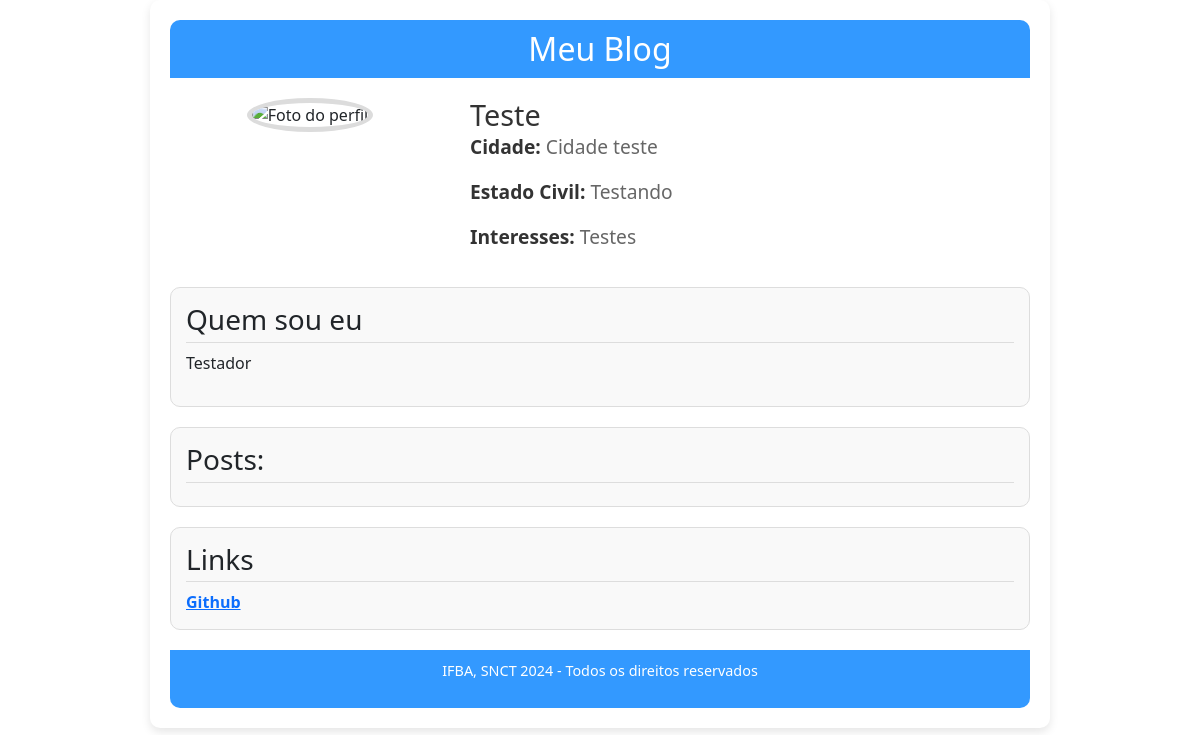
Before: / with the older database file.
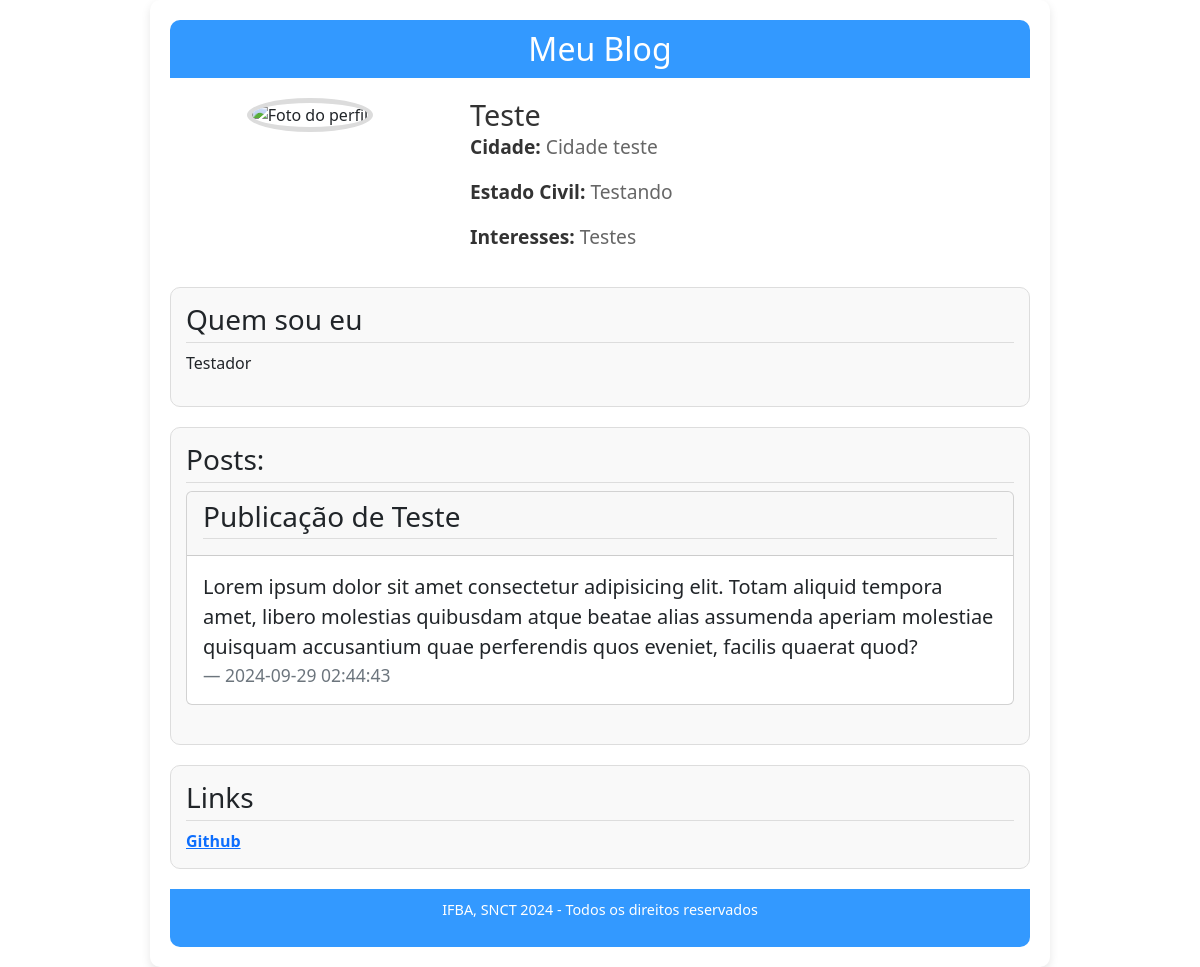
After: the same page with the newer database file.
### tables this page shows
CREATE TABLE "usuario" (
	"id"	INTEGER,
	"nome"	varchar(45),
	"email"	varchar(30),
	"senha"	varchar(30),
	"texto"	text,
	"cidade"	varchar(30),
	"estado_civil"	varchar(10),
	"interesses"	TEXT,
	"foto"	TEXT,
	PRIMARY KEY("id" AUTOINCREMENT)
);

CREATE TABLE post(
	id INTEGER PRIMARY KEY autoincrement,
	titulo varchar(45),
	conteudo text,
	data_publicacao datetime);

### scripts/info.php (called while the page is built)
<?php
include_once "./scripts/conn.php";
$query = "SELECT * FROM usuario WHERE id = 1";
$result = $db->query($query);
foreach ($result as $row){
    $nome = "$row[nome]";
    $cidade = "$row[cidade]";
    $estado = "$row[estado_civil]";
    $interesses = "$row[interesses]";
    $texto = "$row[texto]";
    $foto = "$row[foto]";
}
?>

### index.php (the view, shortened to what this page needs)
<!DOCTYPE html>
<?php include_once "./scripts/info.php";?>
<html lang="pt-br">
<head>
    <link rel="stylesheet" href="style.css">
    <link href="https://cdn.jsdelivr.net/npm/bootstrap@5.3.3/dist/css/bootstrap.min.css" rel="stylesheet">
</head>
<body>
    <div id="container">
        <div id="header">
            <h1>Meu Blog</h1>
        </div>
        <div id="profile">
            <div id="profile-pic">
                <img src=<?php echo $foto?> alt="Foto do perfil">
            </div>
            <div id="profile-info">
                <h2><?php echo $nome?></h2>
                <p><span>Cidade:</span> <?php echo $cidade?></p>
                <p><span>Estado Civil:</span> <?php echo $estado?></p></p>
                <p><span>Interesses:</span> <?php echo $interesses?></p></p>
            </div>
        </div>
        <div id="about-me">
            <h3>Quem sou eu</h3>
            <p><?php echo $texto?></p>
        </div>
        <div id="scraps">
            <h3>Posts:</h3>
            <?php
            include_once "./scripts/see.php";
            ?>
        </div>
        <div id="friends">
            <h3>Links</h3>
            <a href="https://github.com/SilvestreLago/SNCT_2024" target="_blank" rel="noopener noreferrer">Github</a>
        </div>
        <div id="footer">
            <p>IFBA, SNCT 2024 - Todos os direitos reservados</p>
        </div>
    </div>
</body>
</html>

### scripts/see.php
<?php
include_once './scripts/conn.php';
$query = 'SELECT * FROM post ORDER BY data_publicacao DESC';
$result = $db->query($query);
foreach($result as $row){
    echo"
    <div class='card'>
        <div class='card-header'>
            <h3>$row[titulo]</h3>
        </div>
        <div class='card-body'>
            <blockquote class='blockquote mb-0'>
            <p>$row[conteudo]</p>
            <footer class='blockquote-footer'>$row[data_publicacao]<cite title='Source Title'></cite></footer>
            </blockquote>
        </div>
    </div>
    <br>
    ";
}
?>

### style.css (style rules this page uses)
body { font-family: Arial, sans-serif; background-color: #e6ecf0; margin: 0; padding: 0; }
#container { width: 900px; margin: 0 auto; background-color: #ffffff; padding: 20px; border-radius: 10px; box-shadow: 0 4px 10px rgba(0, 0, 0, 0.1); }
#header { background-color: #3399ff; padding: 10px; color: white; text-align: center; border-radius: 10px 10px 0 0; }
#header h1 { margin: 0; font-size: 2em; }
#profile { display: flex; margin: 20px 0; }
#profile-pic { flex: 1; text-align: center; }
#profile-pic img { width: 150px; height: 150px; border-radius: 50%; border: 5px solid #dcdcdc; }
#profile-info { flex: 2; padding-left: 20px; }
#profile-info h2 { margin: 0; font-size: 1.8em; color: #333; }
#profile-info p { font-size: 1.2em; color: #666; }
#profile-info span { font-weight: bold; color: #333; }
#about-me, #scraps, #friends { background-color: #f9f9f9; padding: 15px; margin: 20px 0; border-radius: 10px; border: 1px solid #ddd; }
h3 { font-size: 1.5em; color: #3399ff; border-bottom: 1px solid #ddd; padding-bottom: 5px; margin-bottom: 10px; }
a { color: #3498db; text-decoration: none; font-weight: bold; transition: color 0.3s, transform 0.3s; }
#footer { background-color: #3399ff; color: white; text-align: center; padding: 10px; border-radius: 0 0 10px 10px; font-size: 0.9em; }

Changed rows visible on the page:
added post: titulo "Publicação de Teste", conteudo "Lorem ipsum dolor sit amet consectetur adipisicing elit. Totam aliquid tempora amet, libero molestias quibusdam atque beatae alias assumenda aperiam molestiae quisquam accusantium quae perferendis quos eveniet, facilis quaerat quod?", data_publicacao "2024-09-29 02:44:43"
